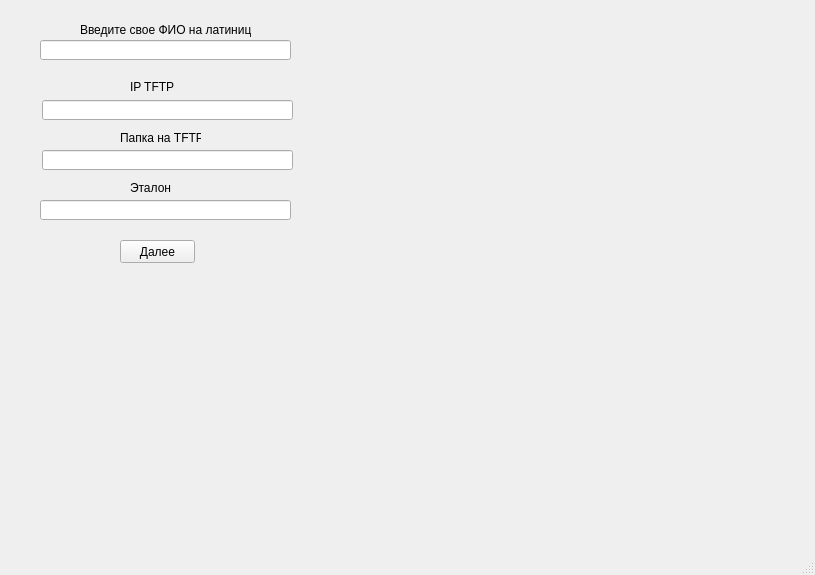
<?xml version="1.0" encoding="UTF-8"?>
<ui version="4.0">
 <class>MainWindow</class>
 <widget class="QMainWindow" name="MainWindow">
  <property name="geometry">
   <rect>
    <x>0</x>
    <y>0</y>
    <width>815</width>
    <height>575</height>
   </rect>
  </property>
  <property name="windowTitle">
   <string>MainWindow</string>
  </property>
  <widget class="QWidget" name="centralwidget">
   <widget class="QStackedWidget" name="stackedWidget">
    <property name="geometry">
     <rect>
      <x>20</x>
      <y>10</y>
      <width>721</width>
      <height>491</height>
     </rect>
    </property>
    <property name="currentIndex">
     <number>0</number>
    </property>
    <widget class="QWidget" name="page_3">
     <widget class="QLineEdit" name="lineEdit_2">
      <property name="geometry">
       <rect>
        <x>22</x>
        <y>90</y>
        <width>251</width>
        <height>20</height>
       </rect>
      </property>
     </widget>
     <widget class="QLabel" name="label_2">
      <property name="geometry">
       <rect>
        <x>110</x>
        <y>70</y>
        <width>47</width>
        <height>13</height>
       </rect>
      </property>
      <property name="text">
       <string>IP TFTP</string>
      </property>
     </widget>
     <widget class="QLineEdit" name="lineEdit_3">
      <property name="geometry">
       <rect>
        <x>22</x>
        <y>140</y>
        <width>251</width>
        <height>20</height>
       </rect>
      </property>
     </widget>
     <widget class="QLabel" name="label_3">
      <property name="geometry">
       <rect>
        <x>100</x>
        <y>120</y>
        <width>81</width>
        <height>16</height>
       </rect>
      </property>
      <property name="text">
       <string>Папка на TFTP</string>
      </property>
     </widget>
     <widget class="QPushButton" name="pushButton_2">
      <property name="geometry">
       <rect>
        <x>100</x>
        <y>230</y>
        <width>75</width>
        <height>23</height>
       </rect>
      </property>
      <property name="text">
       <string>Далее</string>
      </property>
     </widget>
     <widget class="QLineEdit" name="lineEdit">
      <property name="geometry">
       <rect>
        <x>20</x>
        <y>30</y>
        <width>251</width>
        <height>20</height>
       </rect>
      </property>
     </widget>
     <widget class="QLabel" name="label">
      <property name="geometry">
       <rect>
        <x>60</x>
        <y>10</y>
        <width>171</width>
        <height>20</height>
       </rect>
      </property>
      <property name="text">
       <string>Введите свое ФИО на латинице</string>
      </property>
     </widget>
     <widget class="QLineEdit" name="lineEdit_4">
      <property name="geometry">
       <rect>
        <x>20</x>
        <y>190</y>
        <width>251</width>
        <height>20</height>
       </rect>
      </property>
     </widget>
     <widget class="QLabel" name="label_4">
      <property name="geometry">
       <rect>
        <x>110</x>
        <y>170</y>
        <width>41</width>
        <height>16</height>
       </rect>
      </property>
      <property name="text">
       <string>Эталон</string>
      </property>
     </widget>
    </widget>
    <widget class="QWidget" name="page">
     <widget class="QPushButton" name="pushButton">
      <property name="geometry">
       <rect>
        <x>80</x>
        <y>440</y>
        <width>141</width>
        <height>41</height>
       </rect>
      </property>
      <property name="text">
       <string>Отправить результаты
 на сервер</string>
      </property>
     </widget>
     <widget class="QTextEdit" name="textEdit">
      <property name="geometry">
       <rect>
        <x>20</x>
        <y>0</y>
        <width>271</width>
        <height>431</height>
       </rect>
      </property>
     </widget>
    </widget>
    <widget class="QWidget" name="page_2">
     <widget class="QTextEdit" name="textEdit_2">
      <property name="geometry">
       <rect>
        <x>30</x>
        <y>40</y>
        <width>281</width>
        <height>441</height>
       </rect>
      </property>
     </widget>
     <widget class="QTextEdit" name="textEdit_3">
      <property name="geometry">
       <rect>
        <x>360</x>
        <y>40</y>
        <width>281</width>
        <height>441</height>
       </rect>
      </property>
     </widget>
     <widget class="QLabel" name="label_5">
      <property name="geometry">
       <rect>
        <x>50</x>
        <y>10</y>
        <width>61</width>
        <height>16</height>
       </rect>
      </property>
      <property name="text">
       <string>Ваш ответ</string>
      </property>
     </widget>
     <widget class="QLabel" name="label_6">
      <property name="geometry">
       <rect>
        <x>360</x>
        <y>10</y>
        <width>61</width>
        <height>16</height>
       </rect>
      </property>
      <property name="text">
       <string>Эталон</string>
      </property>
     </widget>
    </widget>
   </widget>
  </widget>
  <widget class="QMenuBar" name="menubar">
   <property name="geometry">
    <rect>
     <x>0</x>
     <y>0</y>
     <width>815</width>
     <height>21</height>
    </rect>
   </property>
  </widget>
  <widget class="QStatusBar" name="statusbar"/>
 </widget>
 <resources/>
 <connections/>
</ui>
